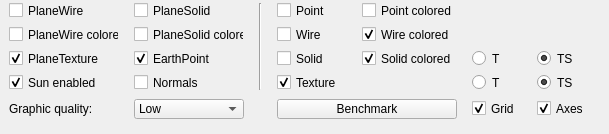
      <widget class="QWidget" name="tab_5">
       <attribute name="title">
        <string>Rendering options</string>
       </attribute>
       <widget class="QWidget" name="widget_2" native="true">
        <property name="geometry">
         <rect>
          <x>0</x>
          <y>0</y>
          <width>600</width>
          <height>125</height>
         </rect>
        </property>
        <property name="minimumSize">
         <size>
          <width>600</width>
          <height>0</height>
         </size>
        </property>
        <property name="maximumSize">
         <size>
          <width>600</width>
          <height>125</height>
         </size>
        </property>
        <layout class="QGridLayout" name="gridLayout_10">
         <item row="0" column="2" rowspan="4">
          <widget class="Line" name="line">
           <property name="orientation">
            <enum>Qt::Vertical</enum>
           </property>
          </widget>
         </item>
         <item row="4" column="0">
          <widget class="QLabel" name="label_23">
           <property name="minimumSize">
            <size>
             <width>110</width>
             <height>0</height>
            </size>
           </property>
           <property name="maximumSize">
            <size>
             <width>110</width>
             <height>15</height>
            </size>
           </property>
           <property name="text">
            <string>Graphic quality:</string>
           </property>
          </widget>
         </item>
         <item row="0" column="3">
          <widget class="QCheckBox" name="drawTerrainPointCheckBox">
           <property name="minimumSize">
            <size>
             <width>70</width>
             <height>0</height>
            </size>
           </property>
           <property name="maximumSize">
            <size>
             <width>70</width>
             <height>15</height>
            </size>
           </property>
           <property name="text">
            <string>Point</string>
           </property>
          </widget>
         </item>
         <item row="0" column="1">
          <widget class="QCheckBox" name="drawTerrainBottomPlaneSolidCheckBox">
           <property name="minimumSize">
            <size>
             <width>110</width>
             <height>0</height>
            </size>
           </property>
           <property name="maximumSize">
            <size>
             <width>110</width>
             <height>15</height>
            </size>
           </property>
           <property name="text">
            <string>PlaneSolid</string>
           </property>
          </widget>
         </item>
         <item row="3" column="0">
          <widget class="QCheckBox" name="sunEnabledCheckBox">
           <property name="minimumSize">
            <size>
             <width>110</width>
             <height>0</height>
            </size>
           </property>
           <property name="maximumSize">
            <size>
             <width>110</width>
             <height>15</height>
            </size>
           </property>
           <property name="text">
            <string>Sun enabled</string>
           </property>
           <property name="checked">
            <bool>true</bool>
           </property>
          </widget>
         </item>
         <item row="1" column="1">
          <widget class="QCheckBox" name="drawTerrainBottomPlaneSolidColorCheckBox">
           <property name="minimumSize">
            <size>
             <width>110</width>
             <height>0</height>
            </size>
           </property>
           <property name="maximumSize">
            <size>
             <width>110</width>
             <height>15</height>
            </size>
           </property>
           <property name="text">
            <string>PlaneSolid colored</string>
           </property>
          </widget>
         </item>
         <item row="0" column="4">
          <widget class="QCheckBox" name="drawTerrainPointColorCheckBox">
           <property name="minimumSize">
            <size>
             <width>95</width>
             <height>0</height>
            </size>
           </property>
           <property name="maximumSize">
            <size>
             <width>95</width>
             <height>15</height>
            </size>
           </property>
           <property name="text">
            <string>Point colored</string>
           </property>
          </widget>
         </item>
         <item row="4" column="1" colspan="2">
          <widget class="QComboBox" name="lodMultiplierSelect">
           <property name="minimumSize">
            <size>
             <width>110</width>
             <height>0</height>
            </size>
           </property>
           <property name="maximumSize">
            <size>
             <width>110</width>
             <height>20</height>
            </size>
           </property>
           <property name="currentIndex">
            <number>2</number>
           </property>
           <item>
            <property name="text">
             <string>Lowest</string>
            </property>
           </item>
           <item>
            <property name="text">
             <string>Very low</string>
            </property>
           </item>
           <item>
            <property name="text">
             <string>Low</string>
            </property>
           </item>
           <item>
            <property name="text">
             <string>Normal</string>
            </property>
           </item>
           <item>
            <property name="text">
             <string>High</string>
            </property>
           </item>
           <item>
            <property name="text">
             <string>Very high</string>
            </property>
           </item>
           <item>
            <property name="text">
             <string>Highest</string>
            </property>
           </item>
           <item>
            <property name="text">
             <string>Card burner :)</string>
            </property>
           </item>
           <item>
            <property name="text">
             <string>Card burner :))</string>
            </property>
           </item>
           <item>
            <property name="text">
             <string>Card burner :)))</string>
            </property>
           </item>
          </widget>
         </item>
         <item row="1" column="0">
          <widget class="QCheckBox" name="drawTerrainBottomPlaneWireColorCheckBox">
           <property name="minimumSize">
            <size>
             <width>110</width>
             <height>0</height>
            </size>
           </property>
           <property name="maximumSize">
            <size>
             <width>110</width>
             <height>15</height>
            </size>
           </property>
           <property name="text">
            <string>PlaneWire colored</string>
           </property>
          </widget>
         </item>
         <item row="1" column="3">
          <widget class="QCheckBox" name="drawTerrainWireCheckBox">
           <property name="minimumSize">
            <size>
             <width>70</width>
             <height>0</height>
            </size>
           </property>
           <property name="maximumSize">
            <size>
             <width>70</width>
             <height>15</height>
            </size>
           </property>
           <property name="text">
            <string>Wire</string>
           </property>
           <property name="checked">
            <bool>false</bool>
           </property>
          </widget>
         </item>
         <item row="3" column="1">
          <widget class="QCheckBox" name="drawTerrainNormalsCheckBox">
           <property name="minimumSize">
            <size>
             <width>110</width>
             <height>0</height>
            </size>
           </property>
           <property name="maximumSize">
            <size>
             <width>110</width>
             <height>15</height>
            </size>
           </property>
           <property name="text">
            <string>Normals</string>
           </property>
          </widget>
         </item>
         <item row="4" column="5">
          <widget class="QCheckBox" name="drawGridCheckBox">
           <property name="minimumSize">
            <size>
             <width>50</width>
             <height>0</height>
            </size>
           </property>
           <property name="maximumSize">
            <size>
             <width>50</width>
             <height>15</height>
            </size>
           </property>
           <property name="text">
            <string>Grid</string>
           </property>
           <property name="checked">
            <bool>true</bool>
           </property>
          </widget>
         </item>
         <item row="1" column="4">
          <widget class="QCheckBox" name="drawTerrainWireColorCheckBox">
           <property name="minimumSize">
            <size>
             <width>95</width>
             <height>0</height>
            </size>
           </property>
           <property name="maximumSize">
            <size>
             <width>95</width>
             <height>15</height>
            </size>
           </property>
           <property name="text">
            <string>Wire colored</string>
           </property>
           <property name="checked">
            <bool>true</bool>
           </property>
          </widget>
         </item>
         <item row="2" column="5">
          <widget class="QRadioButton" name="drawTerrainSolidNormalRadioButton">
           <property name="minimumSize">
            <size>
             <width>50</width>
             <height>0</height>
            </size>
           </property>
           <property name="maximumSize">
            <size>
             <width>50</width>
             <height>15</height>
            </size>
           </property>
           <property name="toolTip">
            <string>GL_TRIANGLES</string>
           </property>
           <property name="text">
            <string>T</string>
           </property>
           <attribute name="buttonGroup">
            <string>solidRadioButtonGroup</string>
           </attribute>
          </widget>
         </item>
         <item row="2" column="6">
          <widget class="QRadioButton" name="drawTerrainSolidStripRadioButton">
           <property name="minimumSize">
            <size>
             <width>50</width>
             <height>0</height>
            </size>
           </property>
           <property name="maximumSize">
            <size>
             <width>50</width>
             <height>15</height>
            </size>
           </property>
           <property name="toolTip">
            <string>GL_TRIANGLE_STRIP</string>
           </property>
           <property name="text">
            <string>TS</string>
           </property>
           <property name="checked">
            <bool>true</bool>
           </property>
           <attribute name="buttonGroup">
            <string>solidRadioButtonGroup</string>
           </attribute>
          </widget>
         </item>
         <item row="2" column="3">
          <widget class="QCheckBox" name="drawTerrainSolidCheckBox">
           <property name="minimumSize">
            <size>
             <width>70</width>
             <height>0</height>
            </size>
           </property>
           <property name="maximumSize">
            <size>
             <width>70</width>
             <height>15</height>
            </size>
           </property>
           <property name="text">
            <string>Solid</string>
           </property>
           <property name="checked">
            <bool>false</bool>
           </property>
          </widget>
         </item>
         <item row="3" column="3">
          <widget class="QCheckBox" name="drawTerrainTextureCheckBox">
           <property name="minimumSize">
            <size>
             <width>70</width>
             <height>0</height>
            </size>
           </property>
           <property name="maximumSize">
            <size>
             <width>70</width>
             <height>15</height>
            </size>
           </property>
           <property name="text">
            <string>Texture</string>
           </property>
           <property name="checked">
            <bool>true</bool>
           </property>
          </widget>
         </item>
         <item row="3" column="5">
          <widget class="QRadioButton" name="drawTerrainTextureNormalRadioButton">
           <property name="minimumSize">
            <size>
             <width>50</width>
             <height>0</height>
            </size>
           </property>
           <property name="maximumSize">
            <size>
             <width>50</width>
             <height>15</height>
            </size>
           </property>
           <property name="toolTip">
            <string>GL_TRIANGLES</string>
           </property>
           <property name="text">
            <string>T</string>
           </property>
           <attribute name="buttonGroup">
            <string>textureRadioButtonGroup</string>
           </attribute>
          </widget>
         </item>
         <item row="3" column="6">
          <widget class="QRadioButton" name="drawTerrainTextureStripRadioButton">
           <property name="minimumSize">
            <size>
             <width>50</width>
             <height>0</height>
            </size>
           </property>
           <property name="maximumSize">
            <size>
             <width>50</width>
             <height>15</height>
            </size>
           </property>
           <property name="toolTip">
            <string>GL_TRIANGLE_STRIP</string>
           </property>
           <property name="text">
            <string>TS</string>
           </property>
           <property name="checked">
            <bool>true</bool>
           </property>
           <attribute name="buttonGroup">
            <string>textureRadioButtonGroup</string>
           </attribute>
          </widget>
         </item>
         <item row="2" column="4">
          <widget class="QCheckBox" name="drawTerrainSolidColorCheckBox">
           <property name="minimumSize">
            <size>
             <width>95</width>
             <height>0</height>
            </size>
           </property>
           <property name="maximumSize">
            <size>
             <width>95</width>
             <height>15</height>
            </size>
           </property>
           <property name="text">
            <string>Solid colored</string>
           </property>
           <property name="checked">
            <bool>true</bool>
           </property>
          </widget>
         </item>
         <item row="4" column="6">
          <widget class="QCheckBox" name="drawAxesCheckBox">
           <property name="minimumSize">
            <size>
             <width>50</width>
             <height>0</height>
            </size>
           </property>
           <property name="maximumSize">
            <size>
             <width>50</width>
             <height>15</height>
            </size>
           </property>
           <property name="text">
            <string>Axes</string>
           </property>
           <property name="checked">
            <bool>true</bool>
           </property>
          </widget>
         </item>
         <item row="0" column="0">
          <widget class="QCheckBox" name="drawTerrainBottomPlaneWireCheckBox">
           <property name="minimumSize">
            <size>
             <width>110</width>
             <height>0</height>
            </size>
           </property>
           <property name="maximumSize">
            <size>
             <width>110</width>
             <height>15</height>
            </size>
           </property>
           <property name="text">
            <string>PlaneWire</string>
           </property>
          </widget>
         </item>
         <item row="2" column="1">
          <widget class="QCheckBox" name="drawEarthPointCheckBox">
           <property name="minimumSize">
            <size>
             <width>110</width>
             <height>0</height>
            </size>
           </property>
           <property name="maximumSize">
            <size>
             <width>110</width>
             <height>15</height>
            </size>
           </property>
           <property name="text">
            <string>EarthPoint</string>
           </property>
           <property name="checked">
            <bool>true</bool>
           </property>
          </widget>
         </item>
         <item row="2" column="0">
          <widget class="QCheckBox" name="drawTerrainBottomPlaneTextureCheckBox">
           <property name="minimumSize">
            <size>
             <width>110</width>
             <height>0</height>
            </size>
           </property>
           <property name="maximumSize">
            <size>
             <width>110</width>
             <height>15</height>
            </size>
           </property>
           <property name="text">
            <string>PlaneTexture</string>
           </property>
           <property name="checked">
            <bool>true</bool>
           </property>
          </widget>
         </item>
         <item row="4" column="3" colspan="2">
          <widget class="QPushButton" name="benchmarkButton">
           <property name="sizePolicy">
            <sizepolicy hsizetype="Preferred" vsizetype="Preferred">
             <horstretch>0</horstretch>
             <verstretch>0</verstretch>
            </sizepolicy>
           </property>
           <property name="maximumSize">
            <size>
             <width>16777215</width>
             <height>20</height>
            </size>
           </property>
           <property name="text">
            <string>Benchmark</string>
           </property>
          </widget>
         </item>
        </layout>
       </widget>
      </widget>
